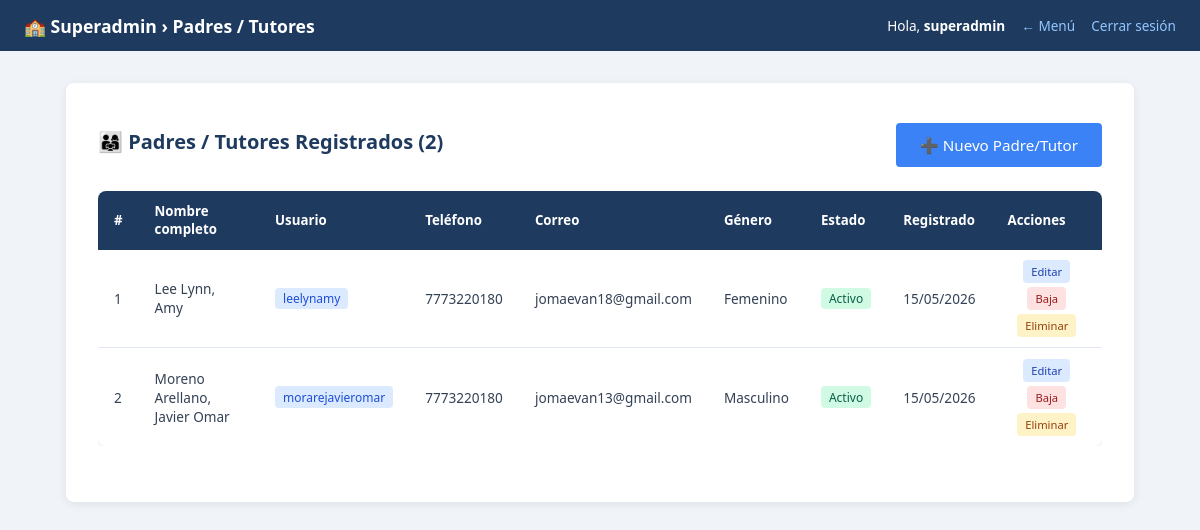
/superadmin/lista_padres.php (signed in), run on an earlier commit of the app's database.
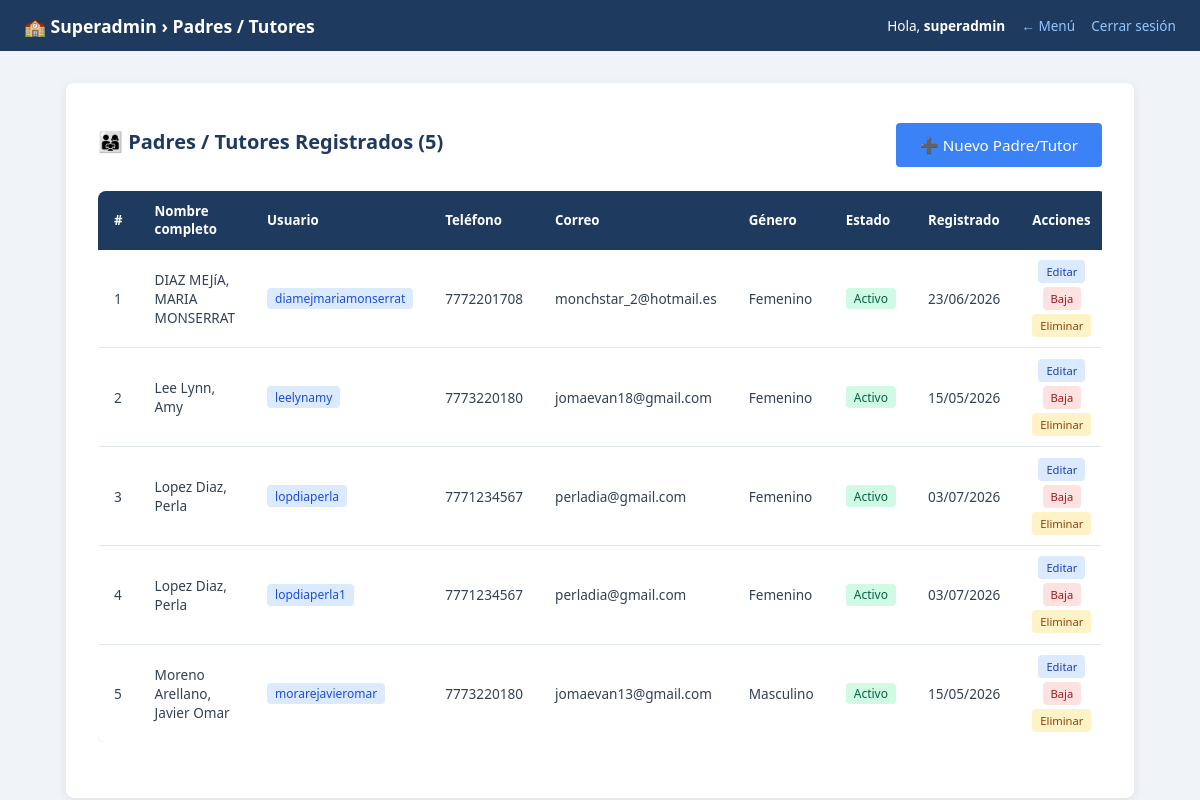
And on a later commit of the database.
### tables this page shows
CREATE TABLE `padres` (
  `id` int(10) unsigned NOT NULL AUTO_INCREMENT,
  `user_id` int(10) unsigned NOT NULL,
  `nombre` varchar(100) NOT NULL,
  `apellido_paterno` varchar(60) NOT NULL,
  `apellido_materno` varchar(60) DEFAULT NULL,
  `genero` enum('masculino','femenino','otro') NOT NULL,
  `telefono` varchar(20) NOT NULL,
  `telefono_emergencia` varchar(20) DEFAULT NULL,
  `correo` varchar(120) DEFAULT NULL,
  `curp` char(18) DEFAULT NULL,
  `creado_en` datetime NOT NULL DEFAULT current_timestamp(),
  PRIMARY KEY (`id`),
  UNIQUE KEY `user_id` (`user_id`),
  UNIQUE KEY `curp` (`curp`),
  CONSTRAINT `padres_ibfk_1` FOREIGN KEY (`user_id`) REFERENCES `users` (`id`) ON DELETE CASCADE
);

CREATE TABLE `users` (
  `id` int(10) unsigned NOT NULL AUTO_INCREMENT,
  `username` varchar(50) NOT NULL,
  `password_hash` varchar(255) NOT NULL,
  `rol_id` int(10) unsigned NOT NULL,
  `activo` tinyint(1) NOT NULL DEFAULT 1,
  `creado_en` datetime NOT NULL DEFAULT current_timestamp(),
  PRIMARY KEY (`id`),
  UNIQUE KEY `username` (`username`),
  KEY `rol_id` (`rol_id`),
  CONSTRAINT `users_ibfk_1` FOREIGN KEY (`rol_id`) REFERENCES `roles` (`id`)
);

### models/PadreModel.php (called while the page is built, shortened)
<?php
class PadreModel {
    private mysqli $db;
    public function __construct(mysqli $db, UserModel $userModel) {
        $this->db        = $db;
    }
    public function listarTodos(): array {
        $sql = "
            SELECT p.id, p.nombre, p.apellido_paterno, p.apellido_materno,
                   p.genero, p.telefono, p.correo, u.username, p.creado_en
            FROM padres p
            JOIN users  u ON u.id = p.user_id
            ORDER BY p.apellido_paterno, p.nombre
        ";
        $res  = $this->db->query($sql);
        $rows = [];
        while ($row = $res->fetch_assoc()) $rows[] = $row;
        return $rows;
    }
}

### superadmin/lista_padres.php (the view, shortened to what this page needs)
<?php
require_once __DIR__ . '/../models/PadreModel.php';
$db         = getConexion();
$padreModel = new PadreModel($db, new UserModel($db));
$padres = $padreModel->listarTodos();
$pageTitle = 'Superadmin › Padres / Tutores';
$backLink  = 'dashboard.php';
include __DIR__ . '/../includes/header.php';
?>
<main class="container">
    <div class="card">
        <div style="display: flex; justify-content: space-between; align-items: center; margin-bottom: 1.5rem;">
            <h2 class="section-title" style="margin-bottom: 0;">
                👨‍👩‍👧 Padres / Tutores Registrados (<?= count($padres) ?>)
            </h2>
            <a href="alta_padre.php" class="btn btn--accent">➕ Nuevo Padre/Tutor</a>
        </div>
        <?php if (empty($padres)): ?>
            <p class="empty-state">📭 Aún no hay padres/tutores registrados.</p>
        <?php else: ?>
            <div class="table-responsive">
                <table class="data-table">
                    <thead>
                        <tr>
                            <th>#</th>
                            <th>Nombre completo</th>
                            <th>Usuario</th>
                            <th>Teléfono</th>
                            <th>Correo</th>
                            <th>Género</th>
                            <th>Estado</th>
                            <th>Registrado</th>
                            <th>Acciones</th>
                        </tr>
                    </thead>
                    <tbody>
                        <?php foreach ($padres as $i => $p): ?>
                            <?php
                            $esActivo    = (int)($p['activo'] ?? 1) === 1;
                            $nombreSafe  = htmlspecialchars($p['apellido_paterno'] . ' ' . ($p['apellido_materno'] ?? '') . ', ' . $p['nombre']);
                            ?>
                            <tr>
                                <td><?= $i + 1 ?></td>
                                <td><?= htmlspecialchars($p['apellido_paterno'] . ' ' . ($p['apellido_materno'] ?? '') . ', ' . $p['nombre']) ?></td>
                                <td><span class="badge"><?= htmlspecialchars($p['username']) ?></span></td>
                                <td><?= htmlspecialchars($p['telefono'] ?? '—') ?></td>
                                <td><?= htmlspecialchars($p['correo']   ?? '—') ?></td>
                                <td><?= ucfirst($p['genero']) ?></td>
                                <td>
                                    <?php if ($esActivo): ?>
                                        <span class="badge badge--active">Activo</span>
                                    <?php else: ?>
                                        <span class="badge badge--warn">Inactivo</span>
                                    <?php endif; ?>
                                </td>
                                <td><?= date('d/m/Y', strtotime($p['creado_en'])) ?></td>
                                <td>
                                    <div class="table-actions">
                                        <button class="btn-action btn-edit" onclick="editarPadre(<?= $p['id'] ?>)">
                                            Editar
                                        </button>
                                        <?php if ($esActivo): ?>
                                            <button class="btn-action btn-deactivate" onclick="abrirModalConfirmacion(<?= $p['id'] ?>, 'desactivar', '<?= $nombreSafe ?>')">
                                                Baja
                                            </button>
                                        <?php else: ?>
                                            <button class="btn-action btn-activate" onclick="abrirModalConfirmacion(<?= $p['id'] ?>, 'activar', '<?= $nombreSafe ?>')">
                                                Activar
                                            </button>
                                        <?php endif; ?>
                                        <button class="btn-action btn-delete" onclick="abrirModalEliminar(<?= $p['id'] ?>, '<?= $nombreSafe ?>')">
                                            Eliminar
                                        </button>
                                    </div>
                                </td>
                            </tr>
                        <?php endforeach; ?>
                    </tbody>
                </table>
            </div>
        <?php endif; ?>
    </div>
</main>
<?php include __DIR__ . '/../includes/footer.php'; ?>

### includes/header.php (shortened to what this page needs)
<?php
$backLabel = $backLabel ?? '← Menú';
$backLink  = $backLink  ?? '';
?>
<!DOCTYPE html>
<html lang="es">
<head>
  <link rel="stylesheet" href="/proyecto/css/style.css">
</head>
<body>
<header class="site-header">
  <span class="site-header__title">
    🏫 <?= htmlspecialchars($pageTitle ?? 'Sistema Escolar') ?>
  </span>
  <nav class="site-header__nav" aria-label="Navegación de cabecera">
    <?php if (!empty($_SESSION['username'])): ?>
      <span>Hola, <strong><?= htmlspecialchars($_SESSION['username']) ?></strong></span>
    <?php endif; ?>
    <?php if ($backLink !== ''): ?>
      <a href="<?= htmlspecialchars($backLink) ?>"><?= htmlspecialchars($backLabel) ?></a>
    <?php endif; ?>
    <?php if (!empty($_SESSION['user_id'])): ?>
      <a href="/proyecto/logout.php">Cerrar sesión</a>
    <?php endif; ?>
  </nav>
</header>

### includes/footer.php (shortened to what this page needs)
</body>
</html>

### css/style.css (style rules this page uses)
:root { --color-primary: #1e3a5f; --color-primary-h: #2d5282; --color-accent: #3b82f6; --color-bg: #f0f4f8; --color-surface: #ffffff; --color-border: #e2e8f0; --color-text: #334155; --color-muted: #64748b; --color-placeholder:#94a3b8; --color-success-bg: #d1fae5; --color-success-tx: #065f46; --color-error-bg: #fee2e2; --color-error-tx: #991b1b; --color-warn-bg: #fef3c7; --color-warn-tx: #92400e; --color-info-bg: #eff6ff; --color-info-tx: #1e3a5f; --color-badge-bg: #dbeafe; --color-badge-tx: #1d4ed8; --radius: 8px; --radius-sm: 4px; --shadow: 0 2px 10px rgba(0,0,0,.08); --shadow-lg: 0 6px 18px rgba(0,0,0,.12); --font: 'Segoe UI', system-ui, sans-serif; }
*, *::before, *::after { box-sizing: border-box; margin: 0; padding: 0; }
body { font-family: var(--font); background: var(--color-bg); color: var(--color-text); min-height: 100vh; }
.container { max-width: 1100px; margin: 2rem auto; padding: 0 1rem; }
.site-header { background: var(--color-primary); color: #fff; display: flex; align-items: center; justify-content: space-between; padding: .85rem 1.5rem; }
.site-header__title { font-size: 1.1rem; font-weight: 600; }
.site-header__nav { display: flex; align-items: center; gap: 1rem; font-size: .85rem; }
.site-header__nav a { color: #93c5fd; text-decoration: none; }
.card { background: var(--color-surface); border-radius: var(--radius); box-shadow: var(--shadow); padding: 2rem; }
.section-title { color: var(--color-primary); margin-bottom: 1.2rem; font-size: 1.25rem; }
.btn { display: inline-block; background: var(--color-primary); color: #fff; border: none; border-radius: var(--radius-sm); padding: .75rem 1.5rem; font-size: .95rem; font-family: var(--font); cursor: pointer; text-decoration: none; margin-top: .5rem; transition: background .15s; }
.btn--accent { background: var(--color-accent); }
.data-table { width: 100%; border-collapse: collapse; background: var(--color-surface); border-radius: var(--radius); overflow: hidden; box-shadow: var(--shadow); }
.data-table thead th { background: var(--color-primary); color: #fff; padding: .7rem 1rem; text-align: left; font-size: .83rem; }
.data-table tbody td { padding: .65rem 1rem; font-size: .85rem; border-bottom: 1px solid var(--color-border); }
.data-table tbody tr:last-child td { border-bottom: none; }
.badge { display: inline-block; background: var(--color-badge-bg); color: var(--color-badge-tx); border-radius: var(--radius-sm); padding: .15rem .5rem; font-size: .75rem; }
.badge--active { background: #d1fae5; color: #065f46; }
.table-actions { display: flex; gap: .4rem; flex-wrap: wrap; }
.table-responsive { overflow-x: auto; margin-bottom: 1.5rem; }
.table-actions { display: flex; gap: 0.4rem; flex-wrap: wrap; justify-content: center; }

### superadmin/lista_padres.php (style rules this page uses)
.btn-action { padding: 4px 8px; border: none; border-radius: 4px; cursor: pointer; font-size: 0.7rem; font-weight: 500; transition: all 0.2s; font-family: var(--font); text-decoration: none; display: inline-flex; align-items: center; gap: 3px; }
.btn-edit { background: #dbeafe; color: #1e40af; }
.btn-deactivate { background: #fee2e2; color: #991b1b; }
.btn-delete { background: #fef3c7; color: #92400e; }
.table-actions { display: flex; gap: 4px; flex-wrap: wrap; justify-content: center; }

What changed in the data, as far as the page shows it:
added padres: apellido_paterno+apellido_materno+nombre "DIAZ MEJíA, MARIA MONSERRAT", user.username "diamejmariamonserrat", telefono "7772201708", correo "monchstar_2@hotmail.es", genero "Femenino", creado_en "23/06/2026"
added padres: apellido_paterno+apellido_materno+nombre "Lopez Diaz, Perla", user.username "lopdiaperla", telefono "7771234567", correo "perladia@gmail.com", genero "Femenino", creado_en "03/07/2026"
added padres: apellido_paterno+apellido_materno+nombre "Lopez Diaz, Perla", user.username "lopdiaperla1", telefono "7771234567", correo "perladia@gmail.com", genero "Femenino", creado_en "03/07/2026"
Also different on the page:
count($padres): "2" → "5"
